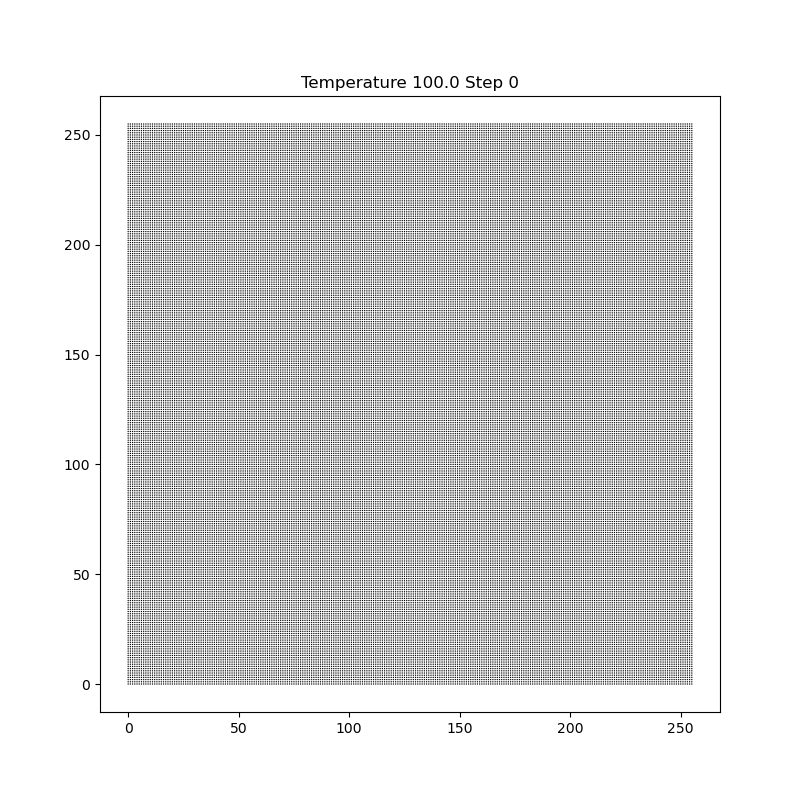
#> input picture hw_answer/Lab/simulation_frames3/frame_0.010000_0000.png, 800 x 800 px; its folder holds only this picture in this run
$ jupyter execute --allow-errors 'main - 副本 - 副本.ipynb'
#> lines starting #> are read from the running program, lines starting #| are printed output that depends on the picture
[cell 1]
import numpy as np
import matplotlib.pyplot as plt
import cv2
import os

[cell 2]
# [19 lines left out: function metropolis_step, not called in this run]

[cell 3]
# [11 lines left out: function plot_grid_orientations, not called in this run]

[cell 4]
# Modify your simulation loop to save images
image_folder = 'simulation_frames3'
os.makedirs(image_folder, exist_ok=True)
filename_pattern = os.path.join(image_folder, 'frame_{:02f}_{:04d}.png')

[cell 5]
p_rates = np.arange(0, 1.1, 0.2)
for i,j in enumerate(p_rates):
    print(i,j)

[cell 6]
n = 5 #num of different J
N = 128  # Grid size
steps = 1000  # Number of simulation steps
m = 500 #num of thermalization
p_rates = np.arange(0, 1.1, 0.2)
betas = [0.01, 0.1, 1, 10, 100, 1000]
#> (the rest of this cell did not finish here and is left out)

[cell 7]
# After simulation, create a video
video_name = 'simulation_video3.mp4'
images = [img for img in os.listdir(image_folder) if img.endswith(".png")]
frame = cv2.imread(os.path.join(image_folder, images[0]))
#> frame is the input picture: shape (800, 800, 3); min 0, max 255, mean 215.8
height, width, layers = frame.shape
#> height = 800; width = 800; layers = 3
video = cv2.VideoWriter(video_name, cv2.VideoWriter_fourcc(*'mp4v'), 24, (width, height))

for image in sorted(images):
    video.write(cv2.imread(os.path.join(image_folder, image)))

cv2.destroyAllWindows()
video.release()

#> (a cell that did not finish here is left out)

[cell 9]
# [14 lines left out: function angle_correlation_function, not called in this run]

distances = np.concatenate(([0,1,2],range(3, int(N/2),5)))
ful_correlations = np.zeros((len(p_rates), n, len(betas), len(distances)))

#> (the rest of this cell did not finish here and is left out)

[cell 10]
ful_correlations1 = np.mean(np.abs(ful_correlations), axis = 1)

[cell 11]
for i in range(6):
    for k in range(len(betas)):
        plt.plot(distances[4:], ful_correlations1[i,k,4:], label=str(1/betas[k]))
    plt.xlabel('distance')
    plt.ylabel('Correlation')
    plt.title('p='+str(p_rates[i]))
    plt.grid(True)
    plt.legend()
    plt.show()
#> this loop made 6 passes
#> pass 1, `plt.show()`:
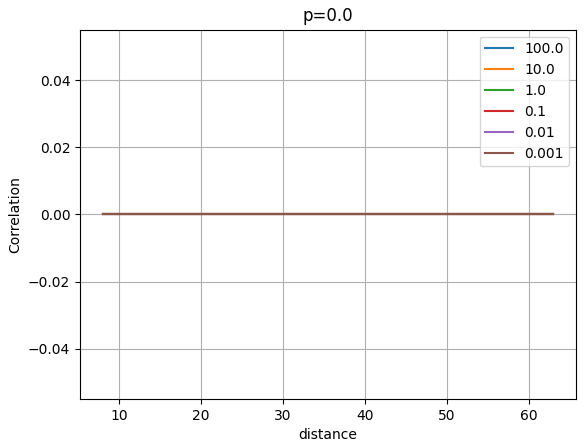
#> figure drawn by matplotlib, 1 panel

[cell 12]
for i in range(6):
    for k in range(len(betas)):
        plt.plot(distances[1:5], ful_correlations1[i,k,1:5], label=str(1/betas[k]))
    plt.xlabel('distance')
    plt.ylabel('Correlation')
    plt.title('p='+str(p_rates[i]))
    plt.grid(True)
    plt.legend()
    plt.show()
#> this loop made 6 passes
#> pass 1, `plt.show()`:
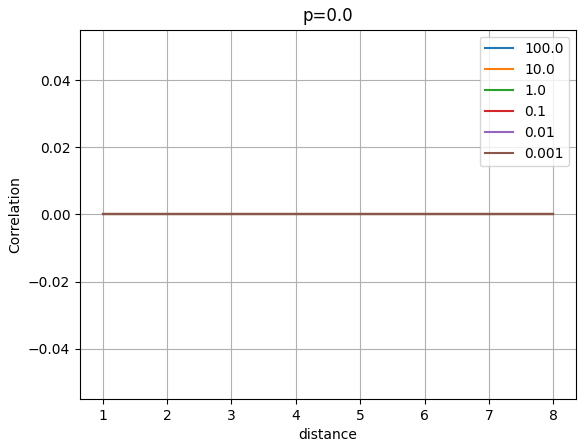
#> figure drawn by matplotlib, 1 panel

[cell 13]
for k in range(len(betas)):
    plt.plot(distances[1:5], ful_correlations1[k,-1,1:5], label='p='+str(p_rates[k]))
plt.xlabel('distance')
plt.ylabel('Correlation')
plt.title('temperature='+str(1/betas[-1]))
plt.grid(True)
plt.legend()
plt.show()
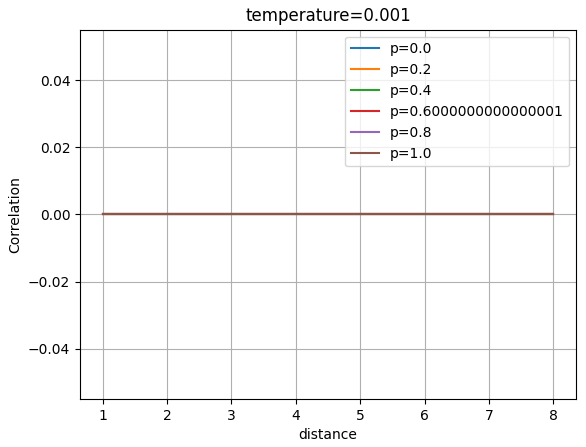
#> figure drawn by matplotlib, 1 panel
